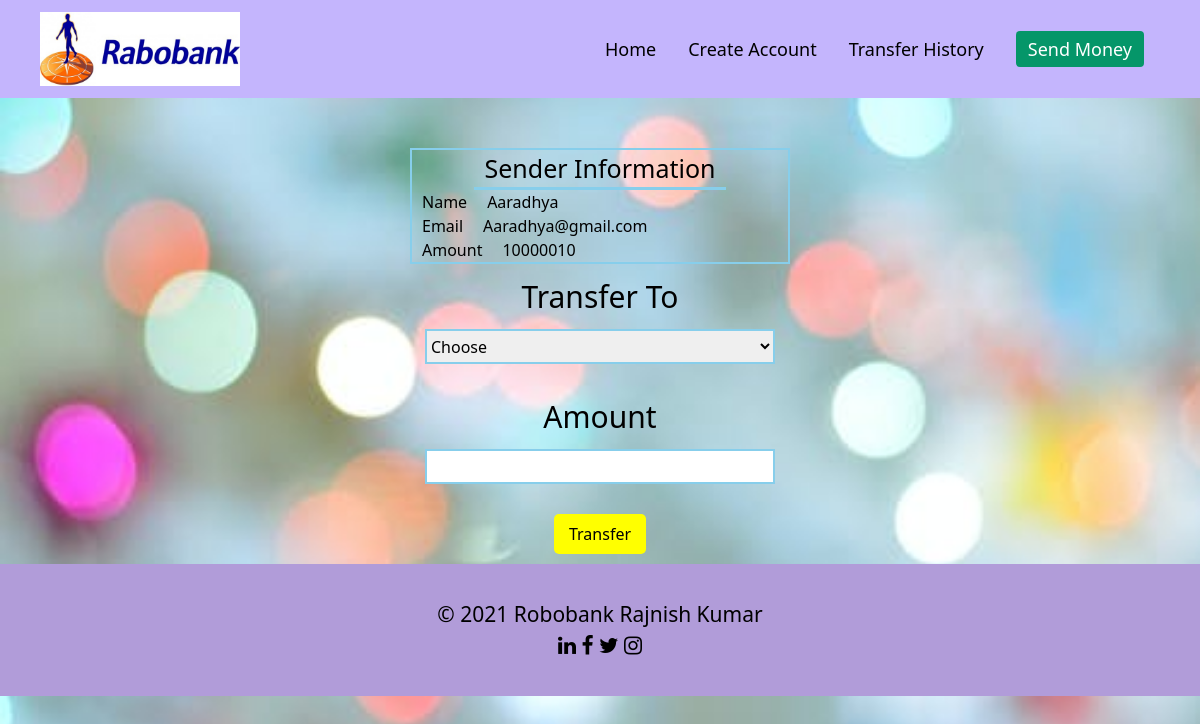
/transaction.php?id=15, run on the app's committed database.
### tables this page shows
CREATE TABLE `users` (
  `id` int(11) NOT NULL,
  `name` varchar(255) NOT NULL,
  `email` varchar(255) NOT NULL,
  `amount` int(11) NOT NULL
);

### transaction.php (the view, shortened to what this page needs)
<!DOCTYPE html>
<html lang="en">
<head>
    <link rel="stylesheet" href="./css/style.css">
</head>
<body>
    <?php include "navbar.php" ?>
    <form action="" method="post">
        <div class="sender-info">
            <?php
            include 'connection.php';
            $senderId = $_GET['id'];
            $selectSenderQuery = "SELECT * FROM  users where id=$senderId";
            $result = mysqli_query($conn, $selectSenderQuery);
            $rows = mysqli_fetch_assoc($result);
            ?>
            <div class="user-info">
                <h1 class="heading-user">Sender Information</h1>
                <div class="info">
                    <div>
                        <p>Name</p>
                    </div>
                    <div>
                        <p><?php echo $rows['name'] ?></p>
                    </div>
                </div>
                <div class="info">
                    <div>
                        <p>Email</p>
                    </div>
                    <div>
                        <p><?php echo $rows['email'] ?></p>
                    </div>
                </div>
                <div class="info">
                    <div>
                        <p>Amount</p>
                    </div>
                    <div>
                        <p><?php echo $rows['amount'] ?></p>
                    </div>
                </div>
            </div>
        </div>
        <div class="receiver-info">
            <div class="receiver">
                <h1 class="trans-heading">Transfer To</h1>
                <div class="selectInput-section">
                    <select name="to" class="select-sender" required>
                        <option value="" disabled selected>Choose</option>
                    </select>
                </div>
            </div>
            <div class="amount">
                <h1 class="trans-heading">Amount</h1>
                <div class="amountInput-section">
                    <input type="number" name="amount" id="" required>
                </div>
            </div>
            <div class="submit">
                <input class="submit-btn" type="submit" value="Transfer" name="submit">
            </div>
        </div>
    </form>
    <?php include "footer.php" ?>
</body>
</html>

### css/style.css (style rules this page uses)
* { margin: 0; padding: 0; }
body { overflow-x: hidden; background-size: cover; background-color:lightpurple; color: greylight; background-image: url("../img/bg.png"); }
input { outline: none; }
input[type="submit"] { background-color: yellow; padding: 8px 15px; border-radius: 5px; color: black; }
.sender-info { display: flex; justify-content: center; align-items: center; margin-top: 50px; }
.heading-user { font-size: 25px; padding: 0px 10px;border-bottom: 3px solid skyblue; }
.user-info { display: flex; justify-content: center; align-items: center; flex-direction: column; border: 2px solid skyblue; max-width: 500px; min-width:380px; }
.info { width: 100%; display: flex; flex-direction: row; }
.info div { margin: 0px 10px; }
.receiver-info { display: flex; flex-wrap: wrap; align-items: center; justify-content: center; flex-direction: column; }
.receiver-info div { margin: 10px 0; }
.trans-heading { font-size: 30px; text-align: center; }
.receiver { width: 100%; display: flex; flex-wrap: wrap; align-items: center; justify-content: center; flex-direction: column; }
.receiver select { border: 2px solid skyblue; width: 350px; height: 35px; }
.amount { width: 100%; display: flex; flex-wrap: wrap; align-items: center; justify-content: center; flex-direction: column; }
.amount input { border: 2px solid skyblue; width: 350px; height: 35px; }
.submit-btn { cursor: pointer; }

### data on the page
users: name "Aaradhya", email "Aaradhya@gmail.com", amount "10000010"
